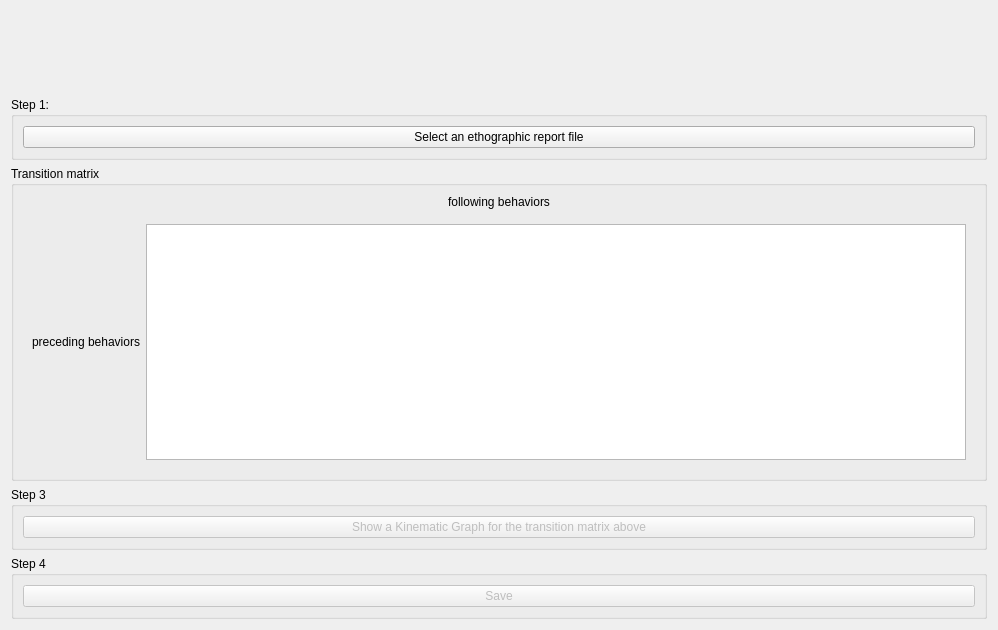
<?xml version="1.0" encoding="UTF-8"?>
<ui version="4.0">
 <class>telaMatrizTransicao</class>
 <widget class="QWidget" name="telaMatrizTransicao">
  <property name="geometry">
   <rect>
    <x>0</x>
    <y>0</y>
    <width>998</width>
    <height>630</height>
   </rect>
  </property>
  <property name="windowTitle">
   <string>Transition matrix</string>
  </property>
  <layout class="QVBoxLayout" name="verticalLayout_6">
   <item>
    <widget class="QLabel" name="label">
     <property name="minimumSize">
      <size>
       <width>500</width>
       <height>80</height>
      </size>
     </property>
     <property name="maximumSize">
      <size>
       <width>500</width>
       <height>80</height>
      </size>
     </property>
     <property name="text">
      <string/>
     </property>
     <property name="pixmap">
      <pixmap resource="resourcefile.qrc">:/icons/logo_ethowatcher.png</pixmap>
     </property>
     <property name="scaledContents">
      <bool>true</bool>
     </property>
    </widget>
   </item>
   <item>
    <widget class="QGroupBox" name="groupBox">
     <property name="title">
      <string>Step 1:</string>
     </property>
     <layout class="QVBoxLayout" name="verticalLayout_5">
      <item>
       <widget class="QPushButton" name="pbSeqCarregar">
        <property name="text">
         <string>Select an ethographic report file</string>
        </property>
       </widget>
      </item>
     </layout>
    </widget>
   </item>
   <item>
    <widget class="QGroupBox" name="groupBox_6">
     <property name="title">
      <string>Transition matrix </string>
     </property>
     <layout class="QVBoxLayout" name="verticalLayout">
      <item>
       <widget class="QLabel" name="label_2">
        <property name="text">
         <string>following behaviors</string>
        </property>
        <property name="alignment">
         <set>Qt::AlignCenter</set>
        </property>
       </widget>
      </item>
      <item>
       <widget class="QWidget" name="widget" native="true">
        <layout class="QHBoxLayout" name="horizontalLayout">
         <item>
          <widget class="QLabel" name="label_3">
           <property name="text">
            <string>preceding behaviors</string>
           </property>
          </widget>
         </item>
         <item>
          <widget class="QTableWidget" name="tabDadSeq"/>
         </item>
        </layout>
       </widget>
      </item>
     </layout>
    </widget>
   </item>
   <item>
    <widget class="QGroupBox" name="groupBox_3">
     <property name="title">
      <string>Step 3</string>
     </property>
     <layout class="QVBoxLayout" name="verticalLayout_3">
      <item>
       <widget class="QPushButton" name="pbMakeGraph">
        <property name="enabled">
         <bool>false</bool>
        </property>
        <property name="text">
         <string>Show a Kinematic Graph for the transition matrix above</string>
        </property>
       </widget>
      </item>
     </layout>
    </widget>
   </item>
   <item>
    <widget class="QGroupBox" name="groupBox_4">
     <property name="title">
      <string>Step 4</string>
     </property>
     <layout class="QVBoxLayout" name="verticalLayout_2">
      <item>
       <widget class="QPushButton" name="pbGeraRelaSeq">
        <property name="enabled">
         <bool>false</bool>
        </property>
        <property name="text">
         <string>Save</string>
        </property>
       </widget>
      </item>
     </layout>
    </widget>
   </item>
  </layout>
 </widget>
 <resources>
  <include location="resourcefile.qrc"/>
 </resources>
 <connections/>
</ui>
